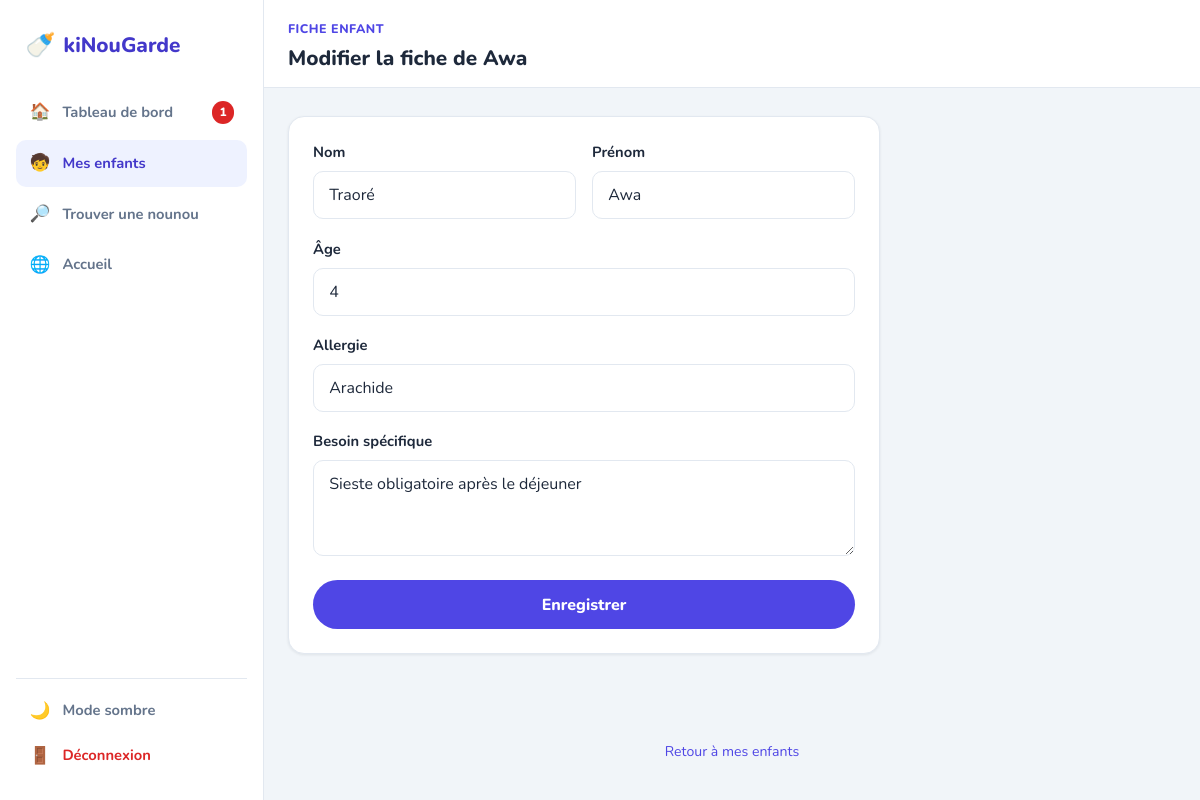
The page /modifier-enfant.php?id=1 (signed in) on the database its author committed.
### tables this page shows
CREATE TABLE `enfants` (
  `id`                INT AUTO_INCREMENT PRIMARY KEY,
  `parent_id`         INT NOT NULL,
  `nom`               VARCHAR(50) NOT NULL,
  `prenom`            VARCHAR(50) NOT NULL,
  `age`               TINYINT UNSIGNED NOT NULL,
  `allergie`          VARCHAR(100) DEFAULT NULL,
  `besoin_specifique` VARCHAR(250) DEFAULT NULL,
  KEY `idx_enfants_parent` (`parent_id`),
  CONSTRAINT `fk_enfants_parent` FOREIGN KEY (`parent_id`)
    REFERENCES `parents` (`id`) ON DELETE CASCADE
);

### src/auth.php (called while the page is built, shortened)
<?php
function e(?string $valeur): string
{
    return htmlspecialchars($valeur ?? '', ENT_QUOTES | ENT_SUBSTITUTE, 'UTF-8');
}
function utilisateur_connecte(): ?array
{
    return $_SESSION['utilisateur'] ?? null;
}
function exiger_connexion(?string $role = null): array
{
    $u = utilisateur_connecte();
    return $u;
}

### public/modifier-enfant.php (the view, shortened to what this page needs)
<?php
require_once __DIR__ . '/../src/bootstrap.php';
$moi    = exiger_connexion('parent');
$parent = parent_par_utilisateur($bdd, (int) $moi['id']);
$enfant_id = filter_input(INPUT_GET, 'id', FILTER_VALIDATE_INT);
$enfant = enfant_du_parent($bdd, $enfant_id, (int) $parent['id']);
?>
<!DOCTYPE html>
<html lang="fr">
<head>
    <link rel="stylesheet" href="assets/css/base.css">
    <link rel="stylesheet" href="assets/css/modifier-enfant.css">
</head>
<body>
<div class="dash-shell">
    <?= sidebar_html($bdd, (int) $moi['id'], $moi['role'], 'mon-enfant.php') ?>
    <div class="dash-main">
        <header class="dash-topbar">
            <div>
                <span class="eyebrow">Fiche enfant</span>
                <h1 style="font-size:1.3rem;">Modifier la fiche de <?= e($enfant['prenom']) ?></h1>
            </div>
        </header>
        <div class="dash-content" style="max-width: 640px;">
            <div class="card">
                <form action="modifier-enfant.php?id=<?= (int) $enfant_id ?>" method="post">
                    <div class="field-row">
                        <div class="field">
                            <label for="nom">Nom</label>
                            <input type="text" id="nom" name="nom" required maxlength="50" value="<?= e($enfant['nom']) ?>">
                        </div>
                        <div class="field">
                            <label for="prenom">Prénom</label>
                            <input type="text" id="prenom" name="prenom" required maxlength="50" value="<?= e($enfant['prenom']) ?>">
                        </div>
                    </div>
                    <div class="field">
                        <label for="age">Âge</label>
                        <input type="number" id="age" name="age" min="0" max="25" required value="<?= (int) $enfant['age'] ?>">
                    </div>
                    <div class="field">
                        <label for="allergie">Allergie</label>
                        <input type="text" id="allergie" name="allergie" maxlength="100" value="<?= e($enfant['allergie']) ?>">
                    </div>
                    <div class="field">
                        <label for="besoin_specifique">Besoin spécifique</label>
                        <textarea id="besoin_specifique" name="besoin_specifique" maxlength="250"><?= e($enfant['besoin_specifique']) ?></textarea>
                    </div>
                    <button type="submit" name="update_child" class="btn-block">Enregistrer</button>
                </form>
            </div>
        </div>
        <footer class="site-footer">
            <a href="mon-enfant.php">Retour à mes enfants</a>
        </footer>
    </div>
</div>
</body>
</html>

### public/assets/css/base.css (style rules this page uses)
:root { --color-primary: #4f46e5; --color-primary-dark: #4338ca; --color-primary-light: #eef2ff; --color-accent: #f97316; --color-accent-dark: #ea580c; --color-success: #16a34a; --color-danger: #dc2626; --color-danger-bg: #fef2f2; --color-text: #1e293b; --color-text-muted: #64748b; --color-border: #e2e8f0; --color-surface: #ffffff; --color-bg: #f1f5f9; --radius-sm: 10px; --radius-md: 16px; --radius-lg: 24px; --shadow-sm: 0 1px 3px rgba(15, 23, 42, .08); --shadow-md: 0 8px 24px rgba(15, 23, 42, .10); --shadow-lg: 0 20px 40px rgba(15, 23, 42, .16); --font-sans: 'Nunito', system-ui, -apple-system, 'Segoe UI', sans-serif; }
*, *::before, *::after { margin: 0; padding: 0; box-sizing: border-box; }
html { scroll-behavior: smooth; }
body { font-family: var(--font-sans); line-height: 1.6; color: var(--color-text); background: var(--color-bg); min-height: 100vh; }
h1, h2, h3, h4 { font-weight: 800; color: var(--color-text); line-height: 1.25; }
a { color: var(--color-primary); text-decoration: none; }
.eyebrow { display: inline-block; font-size: .78rem; font-weight: 800; letter-spacing: .04em; text-transform: uppercase; color: var(--color-primary); margin-bottom: .4rem; }
.dash-shell { display: flex; align-items: flex-start; min-height: 100vh; }
.dash-nav-badge { display: inline-flex; align-items: center; justify-content: center; min-width: 1.4rem; height: 1.4rem; padding: 0 .4rem; border-radius: 999px; background: var(--color-danger); color: #fff; font-size: .75rem; font-weight: 800; margin-left: auto; }
.dash-main { flex: 1; min-width: 0; display: flex; flex-direction: column; min-height: 100vh; }
.dash-topbar { display: flex; align-items: center; gap: 1rem; padding: 1rem 1.5rem; border-bottom: 1px solid var(--color-border); background: var(--color-surface); position: sticky; top: 0; z-index: 40; }
.dash-content { flex: 1; width: 100%; max-width: 1000px; padding: 1.75rem 1.5rem 2.5rem; }
.btn-block { width: 100%; }
form { font-family: inherit; }
.field { display: flex; flex-direction: column; gap: .4rem; margin-bottom: 1.15rem; }
label { font-weight: 700; font-size: .92rem; color: var(--color-text); }
input[type="text"], input[type="email"], input[type="password"], input[type="tel"], input[type="number"], input[type="file"], select, textarea { font-family: inherit; font-size: 1rem; width: 100%; padding: .75rem .95rem; border: 1.5px solid var(--color-border); border-radius: var(--radius-sm); background: #fff; color: var(--color-text); transition: border-color .15s ease, box-shadow .15s ease; }
textarea { resize: vertical; min-height: 6rem; }
input[type="submit"]:not(.btn), button[type="submit"]:not(.btn) { display: inline-flex; align-items: center; justify-content: center; width: 100%; padding: .85rem 1.6rem; margin-top: .35rem; background: var(--color-primary); color: #fff; border: none; border-radius: 999px; font-family: inherit; font-weight: 800; font-size: 1rem; cursor: pointer; transition: background-color .15s ease, transform .15s ease; }
.card { background: var(--color-surface); border: 1px solid var(--color-border); border-radius: var(--radius-md); box-shadow: var(--shadow-sm); padding: 1.5rem; }
.field-row { display: grid; grid-template-columns: 1fr 1fr; gap: 1rem; }
.site-footer { text-align: center; padding: 2.25rem 1.25rem; color: var(--color-text-muted); font-size: .88rem; }

### rows shown on the page
enfants: prenom "Awa", nom "Traoré", age "4", allergie "Arachide", besoin_specifique "Sieste obligatoire après le déjeuner"

### other values the page prints
$icone "🏠"
$libelle "Tableau de bord"
$badge "1"
$icone "🧒"
$libelle "Mes enfants"
$icone "🔎"
$libelle "Trouver une nounou"
$icone "🌐"
$libelle "Accueil"
